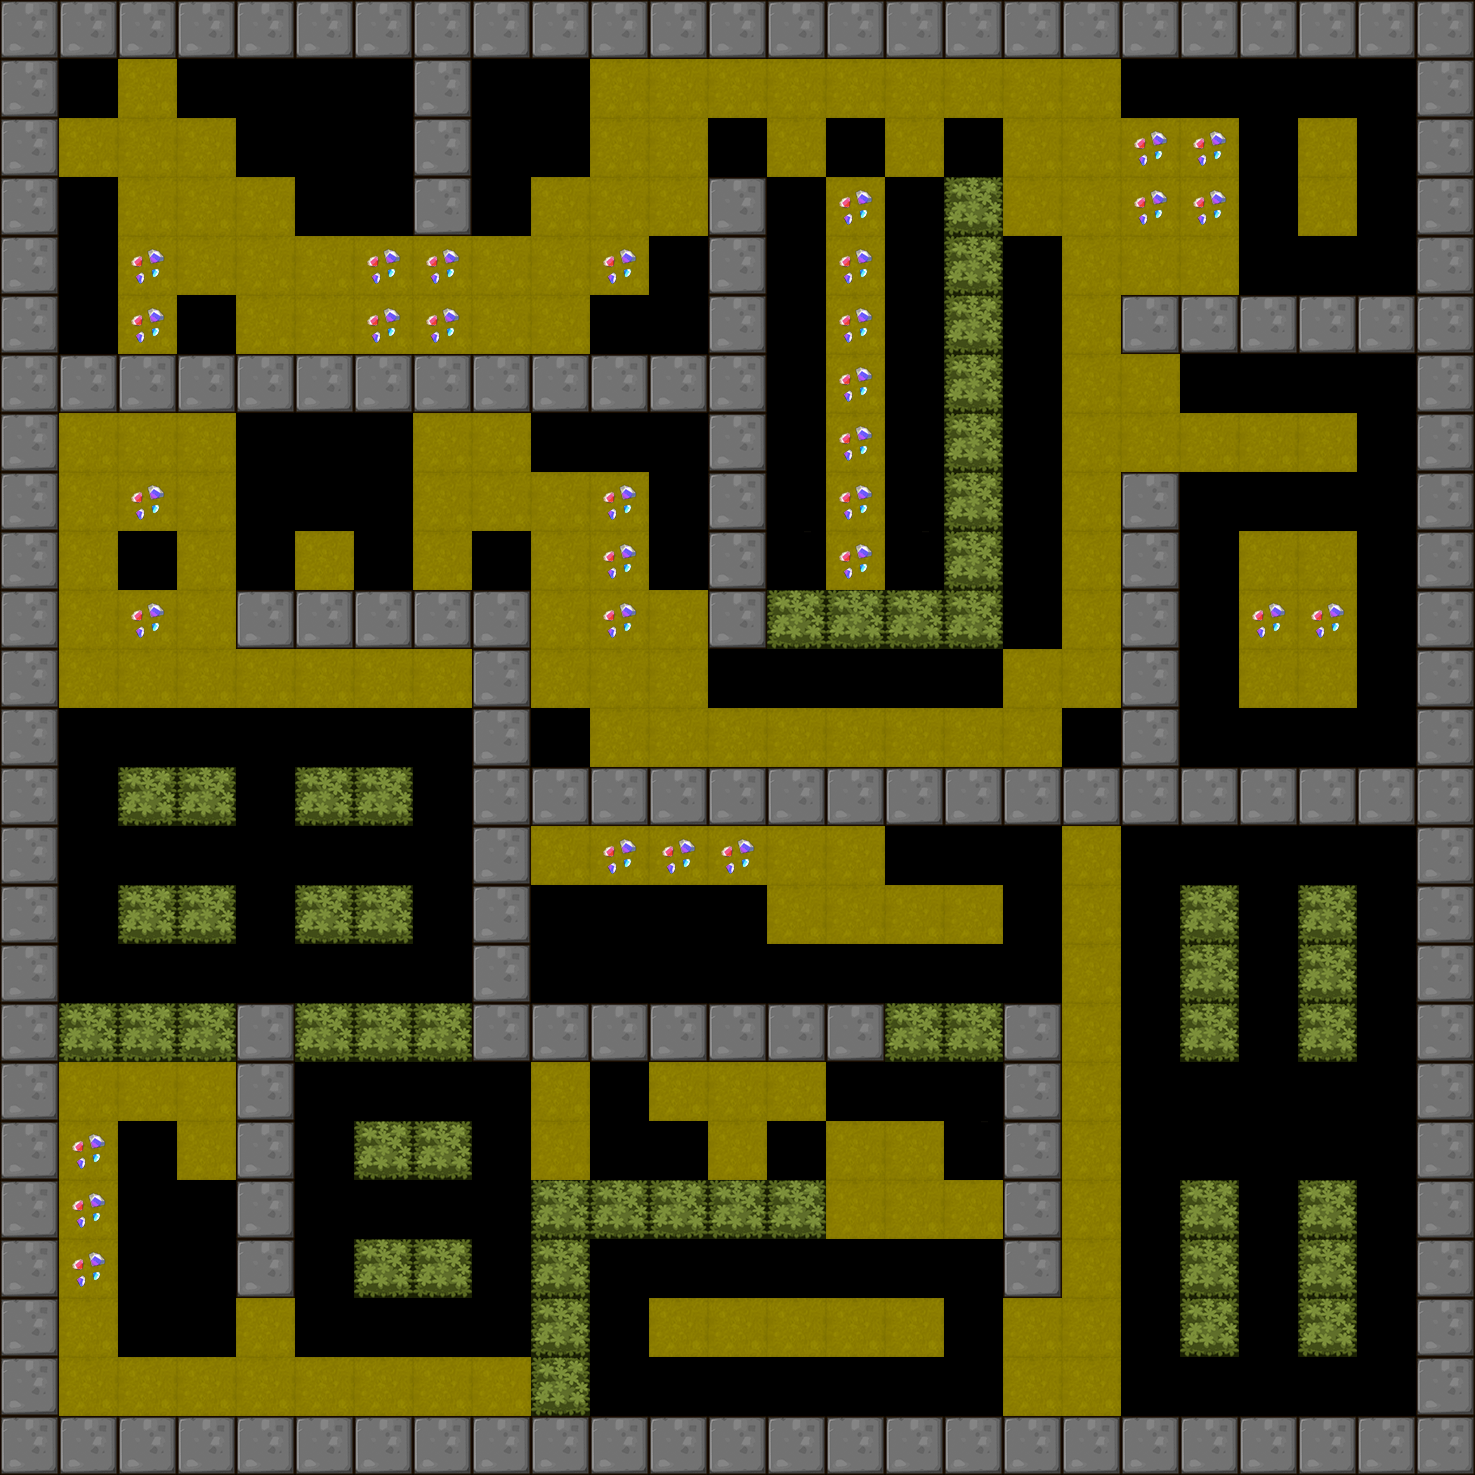

Rendered tile map (Tiled .tmx) drawn with the repository's tilesets; below, a short description and the map source with its tile grids summarised:
An orthogonal 25x25 tile map with 59x59 px tiles, 1 tile layer (BackGround) and 16 objects (8x Hammer, 4x Tracker, 3x Shipper, Player).

<map version="1.0" orientation="orthogonal" renderorder="right-down" width="25" height="25" tilewidth="59" tileheight="59">
 <tileset firstgid="1" name="itemmap" tilewidth="59" tileheight="59">
  <image source="tileset2.png" trans="ff00ff" width="354" height="354" />
 </tileset>
 <layer name="BackGround" width="25" height="25">
  <data>[625 cells, 479 non-empty, 12 distinct tile ids]</data>
 </layer>
 <objectgroup name="RobotCharacter">
  <object name="Player" type="Player" x="62.4457" y="63.9881" width="40" height="40" />
 </objectgroup>
 <objectgroup name="EnemyCharacter">
  <object name="Shipper" type="Shipper" x="1192.72" y="479.814" width="40" height="40" />
  <object name="Tracker" type="Tracker" x="479.349" y="1071.36" width="40" height="40" />
  <object name="Shipper" type="Shipper" x="722.272" y="952.854" width="40" height="40" />
  <object name="Hammer" type="Hammer" x="721.568" y="654.08" width="40" height="40" />
  <object name="Shipper" type="Shipper" x="1363.62" y="600.823" width="40" height="40" />
  <object name="Tracker" type="Tracker" x="1250.58" y="1129.7" width="40" height="40" />
  <object name="Tracker" type="Tracker" x="1128.5" y="834.855" width="40" height="40" />
  <object name="Hammer" type="Hammer" x="1362.47" y="75.515" width="40" height="40" />
  <object name="Hammer" type="Hammer" x="770.772" y="1366.99" width="40" height="40" />
  <object name="Hammer" type="Hammer" x="1014.44" y="595.302" width="40" height="40" />
  <object name="Tracker" type="Tracker" x="1364.12" y="1076.13" width="40" height="40" />
  <object name="Hammer" type="Hammer" x="71.1195" y="836.234" width="40" height="40" />
  <object name="Hammer" type="Hammer" x="418.241" y="949.048" width="40" height="40" />
  <object name="Hammer" type="Hammer" x="247.573" y="720.526" width="40" height="40" />
  <object name="Hammer" type="Hammer" x="241.788" y="834.787" width="40" height="40" />
 </objectgroup>
</map>
